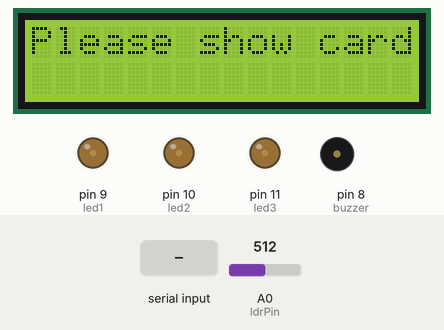
Simulated run of this sketch. Board: Arduino Mega 2560, built with avr-gcc and run on an emulated ATmega2560. On the bench: 16×2 character LCD, output pins drawn as LEDs (lit = HIGH), buzzer (waves = sounding, pin HIGH). Inputs (shaded band) come from the test bench; at power-on: A0 (ldrPin) = 512. WiFi joins after 1.5 s; servers stay silent unless stated; what the sketch prints to the serial monitor is not drawn.

Above: at 9.1 s.
9.2 s: "F" received over Serial
At 10.8 s:
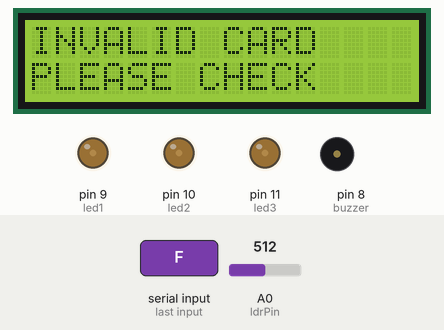
12.2 s: A0 (ldrPin) set to 484
At 13.4 s:
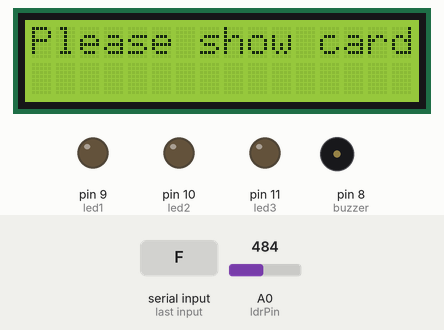
13.7 s: "1" received over Serial
At 14.5 s:
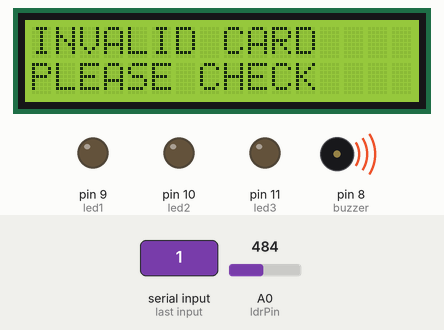
16.7 s: "0" received over Serial
At 18.6 s:
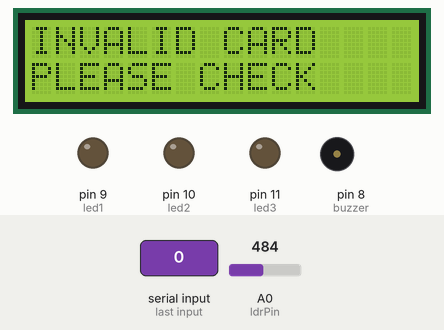
19.7 s: "2" received over Serial
At 22.7 s:
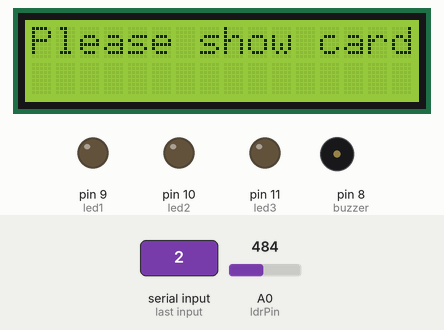
Timing chart, 0 to 24.2 s (numbered marks = the images above; inputs shaded):
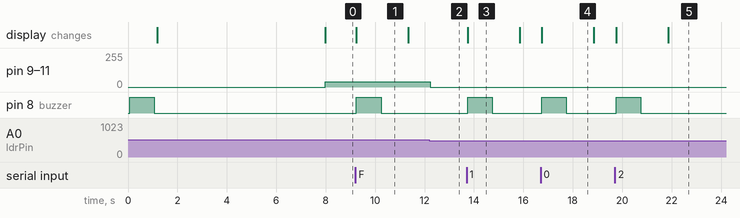

The sketch:

automatic_road_surveillance_ace.ino
```cpp
/* Comment this out to disable prints and save space */
#define BLYNK_PRINT Serial
#include <LiquidCrystal.h>


#include <ESP8266_Lib.h>
#include <BlynkSimpleShieldEsp8266.h>

char auth[] = "f8f8ba1b807c435ebb6bd6ed63c0adb6";
//char auth[] = "f9d4b43dbced43169cc5d9d36f65326c";


// Your WiFi credentials.
// Set password to "" for open networks.
char ssid[] = "project12";
char pass[] = "project123456";

#define EspSerial Serial2

//// or Software Serial on Uno, Nano...
//#include <SoftwareSerial.h>
//SoftwareSerial EspSerial(12, 13); // RX, TX

// Your ESP8266 baud rate:
#define ESP8266_BAUD 9600

ESP8266 wifi(&EspSerial);

#define ldrPin A0
#define led1 9
#define led2 10
#define led3 11
#define buzzer 8

#define ir1 A1
#define ir2 A2

int ldr = 0;
int count1 = 0;                                          // count = 0
char input[12];
int t = 0;
float spd = 0;

void beep ()
{
  digitalWrite(buzzer,HIGH);
  delay(1000);
  digitalWrite(buzzer,LOW);
  delay(100);
}


LiquidCrystal lcd (2,3,4,5,6,7);


void setup() {
  // put your setup code here, to run once:
  Serial.begin(9600);
  Serial.println("power up");
  lcd.begin(16,2);
  pinMode(buzzer,OUTPUT);
  pinMode(led1,OUTPUT);
  pinMode(led2,OUTPUT);
  pinMode(led3,OUTPUT);
  pinMode(ldrPin,INPUT);
  pinMode(ir1,INPUT);
  pinMode(ir2,INPUT);

beep ();
  // Set ESP8266 baud rate
  EspSerial.begin(ESP8266_BAUD);
  delay(10);

     lcd.clear();
   lcd.setCursor(0,0);
   lcd.print("AUTOMATIC ROAD       ");
     lcd.setCursor(0,1);
   lcd.print("SURVEILLANCE        ");
   delay(2000);

 Blynk.begin(auth, wifi, ssid, pass);
delay(2000);
   Blynk.notify("KIT STARTED!!!!");
 delay(1000);
}

void loop() {
  // put your main code here, to run repeatedly:

  Blynk.run();

ldr = analogRead(ldrPin);
Serial.println("ldr ="+String(ldr));

if (ldr > 500)
{
  Serial.println("night mode");
  analogWrite(led1,40);
  analogWrite(led2,40);
  analogWrite(led3,40);
}
else
{
 Serial.println("day mode");
  digitalWrite(led1,LOW);
  digitalWrite(led2,LOW);
  digitalWrite(led3,LOW);
}


  lcd.setCursor(0,0);
    lcd.print("Please show card          ");
   lcd.setCursor(0,1);
    lcd.print("                          ");

  if(Serial.available())
   {
      count1 = 0;
      while(Serial.available() && count1 < 12)          // Read 12 characters and store them in input array
      {
         input[count1] = Serial.read();
         count1++;
         delay(5);
      }//WHILE
//

 Serial.println(input);                           // Print RFID tag number
   Serial.print("input[10] is "); Serial.println(input[10]);


if (input[10]=='F')
{
  Serial.println("card matched ");


  lcdstring(0,0,"CARD MATCED      ");
  lcdstring(0,1,"V NO: TS07S1243  ");
  delay(500);

while((digitalRead(ir1)==LOW)&&(digitalRead(ir2)==LOW));

t = 0;

ldr = analogRead(ldrPin);
//Serial.println("ldr ="+String(ldr));

if (ldr > 500)
{
  //Serial.println("night mode");
  digitalWrite(led1,HIGH);
  digitalWrite(led2,HIGH);
  digitalWrite(led3,HIGH);
}
else
{
    //Serial.println("day mode");
  digitalWrite(led1,LOW);
  digitalWrite(led2,LOW);
  digitalWrite(led3,LOW);
}

if (digitalRead(ir1)==HIGH);
{
  lcd.clear ();
   lcdstring(0,0,"CALCULATING THE  ");
  lcdstring(0,1,"SPEED..............");
  delay(5);
  Serial.println("count started");
  while(digitalRead(ir2)==LOW)
  {
    t++;
    Serial.println(t);
    if (digitalRead(ir2)==HIGH)
    {
      break;
    }
  }

}

Serial.println("time = "+String(t));
spd = 200.0/t;
spd = spd*100;
Serial.print("speed = "); Serial.println(spd);
lcd.clear ();
   lcdstring(0,0,"VEHICLE SPEED    ");
   lcdstring(0,1,"                  ");
  lcdstring(0,1,String(spd));
  delay(2000);

if (spd > 70)
{
  Serial.println("high speed alert");
  lcd.clear ();
   lcdstring(0,0,"HIGH SPEED ALERT");
   lcdstring(0,1,"V NO: TS07S1243  ");
  delay(500);
 Blynk.notify("HIGH SPEED ALERT\n Vehicle NO:TS07S1243");
 beep ();
 delay(1500);
}

}//card 1
else
{
  Serial.println("invalid card");
    lcd.clear ();
   lcdstring(0,0,"INVALID CARD      ");
   lcdstring(0,1,"PLEASE CHECK       ");
   beep ();
   delay(1000);
}
   }//serial available
   }//loop
void lcdstring(int a, int b, String data)
{
  lcd.setCursor(a,b);
  lcd.print(data);
}
```

Measured:
- the behaviour switches between 501 and 500 on A0 (ldrPin) (found by bisection; images 1 and 2)
- after the input at 9.2 s, pin 8 (buzzer): LOW → HIGH at once, → LOW 1.0 s later; the display: changes at once (image 1)
- after the input at 12.2 s, pin 9 (led1), pin 10 (led2), pin 11 (led3): 40/255 → 0/255 at once
- after the input at 13.7 s, pin 8 (buzzer): LOW → HIGH after 0.05 s, → LOW 1.0 s later; the display: changes after 0.05 s (image 3)
- after the input at 16.7 s, pin 8 (buzzer): LOW → HIGH at once, → LOW 1.0 s later; the display: changes at once (image 4)
- after the input at 19.7 s, pin 8 (buzzer): LOW → HIGH after 0.05 s, → LOW 1.0 s later; the display: first changes after 0.05 s (image 5 shows a later state)
- what the display in image 1 shows lasts 2.1 s, from 9.2 s to 11.3 s
